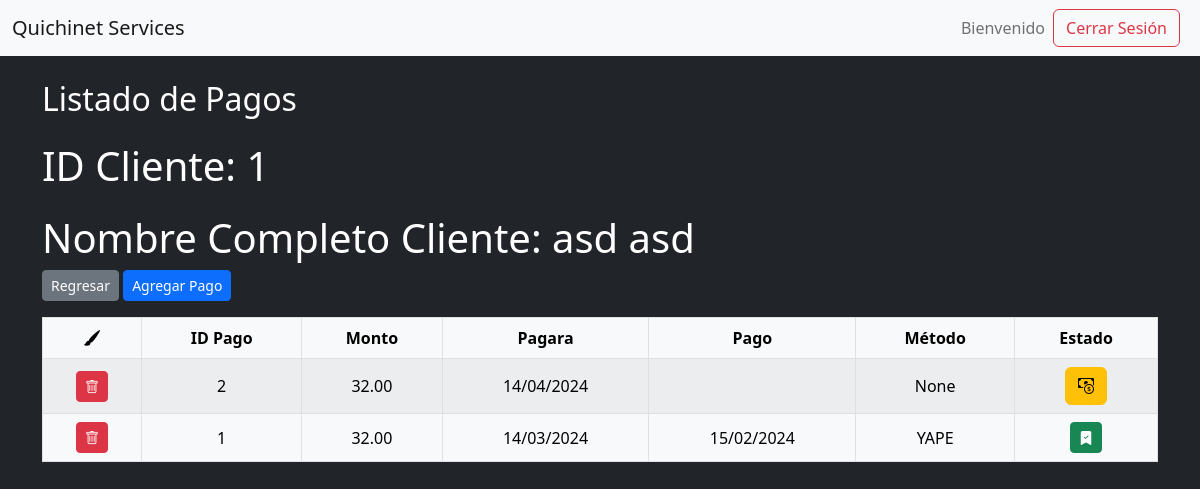
Page /informacionPago/1 (signed in) on the committed database.
### gestionClientes/models.py (models this page shows)
class Cliente(models.Model):
    id_cliente = models.AutoField(primary_key=True)
    nombre_cliente = models.CharField(max_length=50, null=False)
    apellido_cliente = models.CharField(max_length=50, null=False)
    dni_cliente = models.CharField(max_length=50, null=False)
    direccion_cliente = models.CharField(max_length=50, null=False)
    telefono = models.CharField(max_length=50, null=False)
    fecha_conexion = models.DateField(null=False)

class Pago(models.Model):
    id_pago = models.AutoField(primary_key=True)
    id_cliente = models.ForeignKey(Cliente, on_delete=models.CASCADE)
    fecha_pago_esperada = models.DateField(null=False)
    fecha_pago_real = models.DateField(null=True)
    monto_pago = models.DecimalField(max_digits=10, decimal_places=2, null=False)
    metodo_pago = models.CharField(max_length=50, null=True)

### gestionClientes/views.py (the view)
# urls.py: path("informacionPago/<codigo>", views.informacionPago, name="informacionPago"),
@login_required
def informacionPago(request, codigo):
    cliente = Cliente.objects.get(id_cliente=codigo)
    pagos = (
        Pago.objects.filter(Q(id_cliente_id=codigo))
        .order_by("-fecha_pago_esperada")
        .distinct()
    )
    context = {"pagos": pagos, "cliente": cliente}
    return render(request, "informacionPago.html", context)

### gestionClientes/Templates/informacionPago.html (shortened to what this page needs)
<!DOCTYPE html>
<html lang="es">
<head>
    {% load static %}
    <link href="https://cdn.jsdelivr.net/npm/bootstrap@5.2.3/dist/css/bootstrap.min.css" rel="stylesheet"
>
    <link rel="stylesheet" href="https://cdn.jsdelivr.net/npm/bootstrap-icons@1.11.3/font/bootstrap-icons.min.css">
    <link rel="stylesheet" type="text/css" href="{% static 'css/index.css' %}">
</head>
<body class="bg-dark">
    {% include 'includes/header.html' %}
    <div class="container mt-4">
        <h2 class="mt-4 text-white">Listado de Pagos</h2>
        <h1 class="mt-4 text-white">ID Cliente: {{ cliente.id_cliente }}</h1>
        <h1 class="mt-4 text-white">Nombre Completo Cliente: {{ cliente.nombre_cliente }} {{ cliente.apellido_cliente }}
        </h1>
        <a href="/" class="btn btn-secondary btn-sm mb-3">Regresar</a>
        <a href="{% url 'formAgregarPago' cliente.id_cliente %}" class="btn btn-primary btn-sm mb-3">Agregar Pago</a>
        <div class="table-responsive">
            <table class="table table-striped table-hover table-bordered table-light">
                <thead class="thead-dark">
                    <tr class="align-middle text-center">
                        <th><i class="bi bi-brush-fill"></i></th>
                        <th class="d-none d-md-table-cell">ID Pago</th>
                        <th>Monto</th>
                        <th>Pagara</th>
                        <th>Pago</th>
                        <th>Método</th>
                        <th>Estado</th>
                    </tr>
                </thead>
                <tbody>
                    {% for p in pagos %}
                    <tr class="align-middle text-center">
                        <td><a href="#" class="eliminar-pago btn btn-danger btn-sm" data-pago-id="{{ p.id_pago }}"
                                data-eliminar-url="{% url 'eliminarPago' 0 %}"><i class="bi bi-trash"></i></a></td>
                        <td class="d-none d-md-table-cell">{{ p.id_pago }}</td>
                        <td>{{ p.monto_pago }}</td>
                        <td>{{ p.fecha_pago_esperada|date:"d/m/Y" }}</td>
                        <td>{{ p.fecha_pago_real|date:"d/m/Y" }}</td>
                        <td>{{ p.metodo_pago }}</td>
                        <td>
                            {% if not p.metodo_pago and not p.fecha_pago_real %}
                            <a href="#" class="btn btn-warning mostrar-formulario" data-pago-id="{{ p.id_pago }}"><i
                                    class="bi bi-cash-coin"></i></a>
                            {% else %}
                            <i class="bi bi-bookmark-check-fill btn btn-success btn-sm"></i>
                            {% endif %}
                        </td>
                    </tr>
                    {% endfor %}
                </tbody>
            </table>
        </div>
    </div>
</body>
</html>

### rows in the picture
Cliente: id_cliente "1", nombre_cliente "asd", apellido_cliente "asd"
Pago: id_pago "2", monto_pago "32.00", fecha_pago_esperada "14/04/2024", metodo_pago "None"
Pago: id_pago "1", monto_pago "32.00", fecha_pago_esperada "14/03/2024", fecha_pago_real "15/02/2024", metodo_pago "YAPE"
